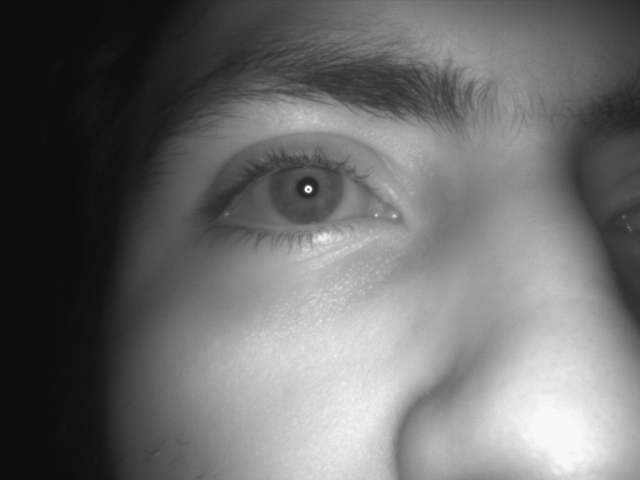
%> input picture v1.0.3.30.2016/Matlab/test4.png, 640 x 480 px
$ octave thr.m   (GNU Octave 9; MATLAB toolbox functions it lacks are replaced by stand-ins)
%> lines starting %> are read from the running program, lines starting %| are printed output that depends on the picture; in (x1, y1, x2, y2) boxes, pixels count from 0 and x2, y2 are one past the last pixel; in counts of white or black regions, pixels touching at a corner belong together; the program's own positions count from 1
clc; clear all;
% close all;

image = imread('test4.png');
%> image is the input picture: size 480x640 uint8; min 11, max 249, mean 108.4
image = image(140:260,200:440);
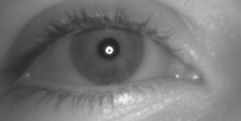
%> image: size 121x241 uint8; min 37, max 248, mean 118.3
figure(1); subplot(1,2,1); imshow(image)

image_tr = uint8(255 .* uint8(image < 70));
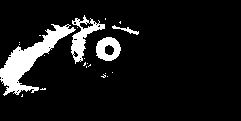
%> image_tr: size 121x241 uint8; 9.4% white; 22 white regions (18 under 20 px), largest, box (x1, y1, x2, y2) and area: (0, 24, 76, 96) 1650, (71, 15, 105, 64) 572, (96, 37, 121, 61) 400, (112, 25, 139, 35) 79
figure(1); subplot(1,2,2); imshow(image_tr);return

g = imfill(image_tr,'holes');
% figure(3);imshow(g)

[rows cols] = find(g);

rbar = round(mean(rows));
cbar = round(mean(cols));

image(:,cbar) = ~g(:,cbar);
image(rbar,:) = ~g(rbar,:);
figure(4); imshow(image)

$ run again, with v1.0.3.30.2016/Matlab/test10.png copied over v1.0.3.30.2016/Matlab/test4.png
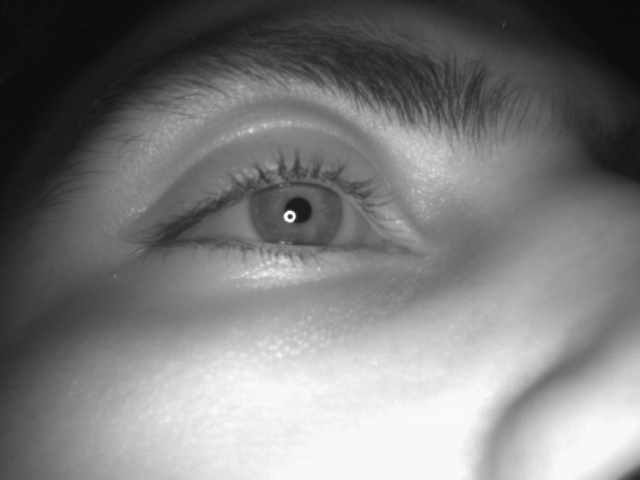
%> input picture v1.0.3.30.2016/Matlab/test10.png, 640 x 480 px
%> image is the input picture: size 480x640 uint8; min 11, max 249, mean 124.3
%> `image = image(140:260,200:440);`:
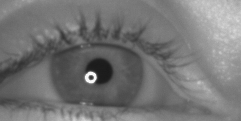
%> image: size 121x241 uint8; min 26, max 249, mean 116.7
%> `image_tr = uint8(255 .* uint8(image < 70));`:
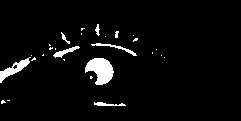
%> image_tr: size 121x241 uint8; 4.2% white; 27 white regions (19 under 20 px), largest, box (x1, y1, x2, y2) and area: (85, 58, 114, 85) 503, (0, 57, 31, 83) 254, (91, 43, 137, 56) 115

$ run again, with v1.0.3.30.2016/Matlab/test2.png copied over v1.0.3.30.2016/Matlab/test4.png
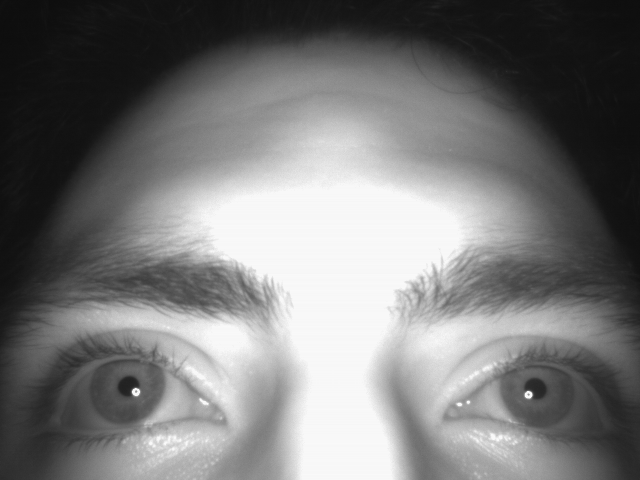
%> input picture v1.0.3.30.2016/Matlab/test2.png, 640 x 480 px
%> image is the input picture: size 480x640 uint8; min 13, max 249, mean 119.8
%> `image = image(140:260,200:440);`:
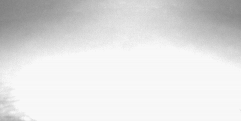
%> image: size 121x241 uint8; min 128, max 249, mean 224.4
%> image_tr: size 121x241 uint8; every value is 0
